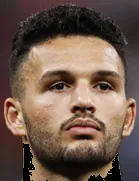
#> input picture images/players/transfermarkt/goncalo-ramos-550550-black-v211.png, 139 x 181 px
$ python -i images_optimize.py   (imports and definitions only)
#> lines starting #> are read from the running program, lines starting #| are printed output that depends on the picture
#> in best_for, original is the input picture: PIL image 139x181 RGBA; mean R, G, B, A 111, 89.3, 77, 255
"""
PROMYACHIK - ПЕРЕЖАТИЕ ЛОГОТИПОВ КЛУБОВ

Зачем. На главной 126 логотипов грузятся сразу, без отсрочки, и весят вместе
1654 КБ. Отдельные экземпляры доходят до 141 КБ - при том, что показываются
размером 34-54 пикселя. Дело не в разрешении: файлы и так 150x150. Дело в
кодировании - они лежат 32-битными RGBA без палитры, то есть почти как есть.

Друг Дмитрия пожаловался, что сайт долго открывается. Хостинг тут ни при чём:
DNS отвечает за 4 мс, соединение ставится за 25 мс. Полтора мегабайта значков
- вот что он ждал.

ПОЧЕМУ НЕ WEBP

Соблазн велик, но смена расширения тянет за собой правку путей в шаблонах, в
данных и в самом движке 3.4, который эти файлы называет и скачивает.
Замороженного движка это касается напрямую, а выигрыш почти тот же: логотип
клуба - плоская графика, палитра сжимает её не хуже. Поэтому имя файла
остаётся прежним, меняется только содержимое. Ни одной ссылки править не
нужно, откат - копирование папки обратно.

КАК СОХРАНЯЕТСЯ КАЧЕСТВО

Для каждого файла считаются два варианта: честное пережатие без потерь и
палитра на 256 цветов. У второго измеряется средняя ошибка по видимым
пикселям, и он берётся, только если ошибка ниже порога. Крест с плавным
переходом палитру не переживёт - такой файл останется несжатым, и это
правильно: значок клуба узнают по форме и цвету.

Файл заменяется, только если стал меньше заметно - иначе смысла нет.

Запускается без ключей - показывает, что сделал бы. Меняет с --save,
предварительно сложив копию в patch-backups.
"""
from __future__ import annotations

import argparse
import io
import json
import shutil
import sys
from datetime import datetime, timezone
from pathlib import Path

from PIL import Image, ImageChops, ImageStat

BIN = Path(__file__).resolve().parent
sys.path.insert(0, str(BIN))
from transfer_discovery import ACTIVE_PROJECT, PARSER_ROOT  # noqa: E402

# [1 line that did not run here, left out]
# [1 line that did not run here, left out]

# Только логотипы. Портреты - фотографии, палитра их испортит, им нужен
# отдельный разговор про формат.
# [4 lines that did not run here, left out]

# Средняя ошибка на канал, выше которой палитра считается порчей. Три единицы
# из 255 - это примерно предел, за которым разница видна на плоской заливке.
MAX_ERROR = 3.0

# Экономия меньше этой доли не стоит перезаписи файла.
MIN_GAIN = 0.15

# Файлы меньше этого размера уже сжаты как надо: логотип 150x150 в палитре
# весит 3-7 КБ. Проверять их на каждом такте незачем - именно этот порог
# превращает шаг из «пережать всё» в «пережать только что скачанное».
SKIP_BELOW = 12 * 1024


def encode(image: Image.Image, palette: bool) -> bytes:
    buffer = io.BytesIO()
    if palette:
        image.quantize(colors=256, method=Image.Quantize.FASTOCTREE).save(
            buffer, format="PNG", optimize=True)
    else:
        image.save(buffer, format="PNG", optimize=True)
    return buffer.getvalue()


def error_of(original: Image.Image, data: bytes) -> float:
    """Средняя разница по видимым пикселям, 0-255 на канал."""
    candidate = Image.open(io.BytesIO(data)).convert("RGBA")
    diff = ImageChops.difference(original.convert("RGB"), candidate.convert("RGB"))
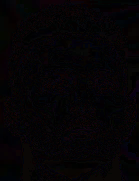
#> diff: PIL image 139x181 RGB; mean R, G, B 5.1, 3.3, 4.8
    alpha = original.getchannel("A")
#> alpha: PIL image 139x181 L; every value is 255
    stat = ImageStat.Stat(diff, mask=alpha)
    return max(stat.mean) if stat.mean else 0.0


def best_for(path: Path) -> tuple[bytes, str, float] | None:
    original = Image.open(path).convert("RGBA")
    lossless = encode(original, palette=False)
    variants = [(lossless, "без потерь", 0.0)]

    paletted = encode(original, palette=True)
    err = error_of(original, paletted)
#> err = 5.1
    if err <= MAX_ERROR:
        variants.append((paletted, "палитра", err))

    data, how, err = min(variants, key=lambda item: len(item[0]))
#> how = 'без потерь'; err = 0
#> (the run stopped early here; a loop or call above may not have finished)
